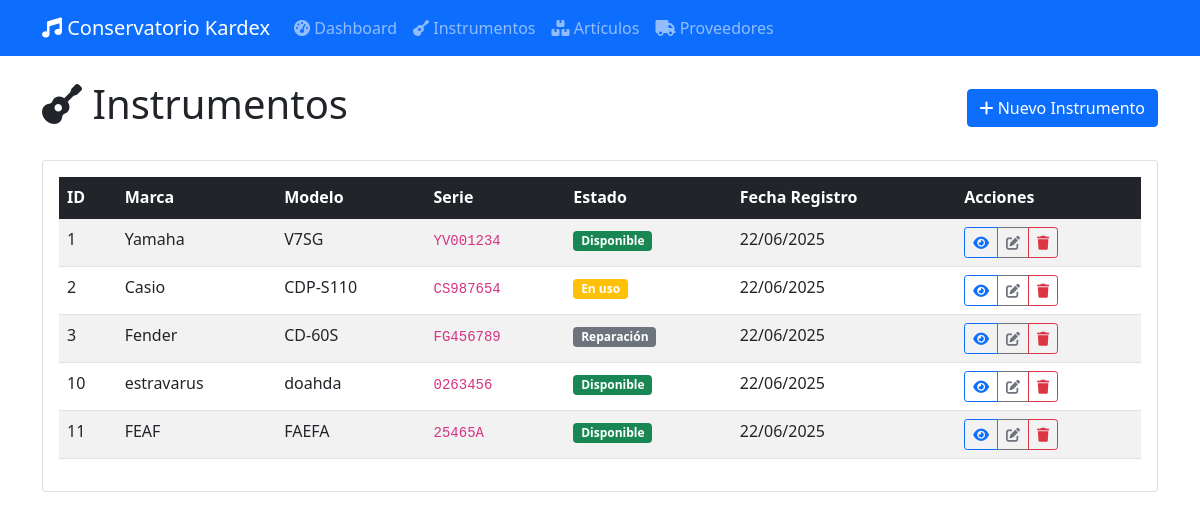
The app's page /instrumentos/ with its own data.
### app/database/models.py (models this page shows, shortened)
class Instrumento(db.Model):
    __tablename__ = 'tb_instrumento'
    i_id = db.Column(db.Integer, db.ForeignKey('tb_item.id'), primary_key=True)
    i_marca = db.Column(db.String(50), nullable=False)
    i_modelo = db.Column(db.String(50), nullable=False)
    i_serie = db.Column(db.String(50), unique=True, nullable=False)
    i_estado = db.Column(db.String(50), nullable=False)  # Podría ser un Enum
    created_at = db.Column(db.DateTime, default=datetime.utcnow)
    updated_at = db.Column(db.DateTime, default=datetime.utcnow, onupdate=datetime.utcnow)

### app/routes/web/instrumentos.py (the view)
@bp.route('/')
def listar_instrumentos():
    instrumentos = instrumento_service.obtener_todos()
    return render_template('instrumentos/list.html', instrumentos=instrumentos)

### app/database/repositories/instrumentos.py (called while the page is built)
    def get_all_with_items(self):
        return db.session.query(Instrumento, Item).join(Item, Instrumento.i_id == Item.id).all()

### app/services/instrumento_service.py (called while the page is built)
    def obtener_todos(self):
        return self.repo.get_all_with_items()

### app/templates/instrumentos/list.html (shortened to what this page needs)
{% extends "base.html" %}
{% block content %}
<div class="row">
    <div class="col-12">
        <div class="d-flex justify-content-between align-items-center mb-4">
            <h1>
                <i class="fas fa-guitar"></i> Instrumentos
            </h1>
            <a href="{{ url_for('instrumentos.nuevo_instrumento') }}" class="btn btn-primary">
                <i class="fas fa-plus"></i> Nuevo Instrumento
            </a>
        </div>
    </div>
</div>
<div class="row">
    <div class="col-12">
        <div class="card">
            <div class="card-body">
                {% if instrumentos %}
                <div class="table-responsive">
                    <table class="table table-striped table-hover">
                        <thead class="table-dark">
                            <tr>
                                <th>ID</th>
                                <th>Marca</th>
                                <th>Modelo</th>
                                <th>Serie</th>
                                <th>Estado</th>
                                <th>Fecha Registro</th>
                                <th>Acciones</th>
                            </tr>
                        </thead>
                        <tbody>
                            {% for instrumento, item in instrumentos %}
                            <tr>
                                <td>{{ instrumento.i_id }}</td>
                                <td>{{ instrumento.i_marca }}</td>
                                <td>{{ instrumento.i_modelo }}</td>
                                <td>
                                    <code>{{ instrumento.i_serie }}</code>
                                </td>
                                <td>
                                    {% if instrumento.i_estado == 'Disponible' %}
                                        <span class="badge bg-success">{{ instrumento.i_estado }}</span>
                                    {% elif instrumento.i_estado == 'En uso' %}
                                        <span class="badge bg-warning">{{ instrumento.i_estado }}</span>
                                    {% elif instrumento.i_estado == 'Mantenimiento' %}
                                        <span class="badge bg-info">{{ instrumento.i_estado }}</span>
                                    {% elif instrumento.i_estado == 'Reparación' %}
                                        <span class="badge bg-secondary">{{ instrumento.i_estado }}</span>
                                    {% else %}
                                        <span class="badge bg-danger">{{ instrumento.i_estado }}</span>
                                    {% endif %}
                                </td>
                                <td>{{ instrumento.created_at.strftime('%d/%m/%Y') if instrumento.created_at else 'N/A' }}</td>
                                <td>
                                    <div class="btn-group btn-group-sm" role="group">
                                        <a href="{{ url_for('instrumentos.detalle_instrumento', instrumento_id=instrumento.i_id) }}"
                                           class="btn btn-outline-primary" title="Ver detalles">
                                            <i class="fas fa-eye"></i>
                                        </a>
                                        <a href="{{ url_for('instrumentos.editar_instrumento', instrumento_id=instrumento.i_id) }}"
                                           class="btn btn-outline-secondary" title="Editar">
                                            <i class="fas fa-edit"></i>
                                        </a>
                                        <button type="button" class="btn btn-outline-danger" title="Eliminar"
                                                data-bs-toggle="modal" data-bs-target="#deleteModal{{ instrumento.i_id }}">
                                            <i class="fas fa-trash"></i>
                                        </button>
                                    </div>
                                </td>
                            </tr>
                            {% endfor %}
                        </tbody>
                    </table>
                </div>
                {% endif %}
            </div>
        </div>
    </div>
</div>
{% endblock %}

### records on screen
Instrumento: i_id "1", i_marca "Yamaha", i_modelo "V7SG", i_serie "YV001234", i_estado "Disponible", created_at "22/06/2025"
Instrumento: i_id "2", i_marca "Casio", i_modelo "CDP-S110", i_serie "CS987654", i_estado "En uso", created_at "22/06/2025"
Instrumento: i_id "3", i_marca "Fender", i_modelo "CD-60S", i_serie "FG456789", i_estado "Reparación", created_at "22/06/2025"
Instrumento: i_id "10", i_marca "estravarus", i_modelo "doahda", i_serie "0263456", i_estado "Disponible", created_at "22/06/2025"
Instrumento: i_id "11", i_marca "FEAF", i_modelo "FAEFA", i_serie "25465A", i_estado "Disponible", created_at "22/06/2025"
